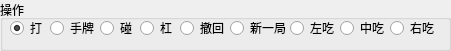
   <widget class="QGroupBox" name="groupBox_4">
    <property name="geometry">
     <rect>
      <x>20</x>
      <y>440</y>
      <width>451</width>
      <height>51</height>
     </rect>
    </property>
    <property name="title">
     <string>操作</string>
    </property>
    <widget class="QRadioButton" name="radioButton_12">
     <property name="geometry">
      <rect>
       <x>230</x>
       <y>20</y>
       <width>61</width>
       <height>16</height>
      </rect>
     </property>
     <property name="text">
      <string>新一局</string>
     </property>
    </widget>
    <widget class="QRadioButton" name="radioButton_9">
     <property name="geometry">
      <rect>
       <x>100</x>
       <y>20</y>
       <width>41</width>
       <height>16</height>
      </rect>
     </property>
     <property name="text">
      <string>碰</string>
     </property>
    </widget>
    <widget class="QRadioButton" name="radioButton_8">
     <property name="geometry">
      <rect>
       <x>50</x>
       <y>20</y>
       <width>51</width>
       <height>16</height>
      </rect>
     </property>
     <property name="text">
      <string>手牌</string>
     </property>
    </widget>
    <widget class="QRadioButton" name="radioButton_11">
     <property name="geometry">
      <rect>
       <x>180</x>
       <y>20</y>
       <width>51</width>
       <height>16</height>
      </rect>
     </property>
     <property name="text">
      <string>撤回</string>
     </property>
    </widget>
    <widget class="QRadioButton" name="radioButton_7">
     <property name="geometry">
      <rect>
       <x>10</x>
       <y>20</y>
       <width>41</width>
       <height>16</height>
      </rect>
     </property>
     <property name="text">
      <string>打</string>
     </property>
     <property name="checked">
      <bool>true</bool>
     </property>
    </widget>
    <widget class="QRadioButton" name="radioButton_10">
     <property name="geometry">
      <rect>
       <x>140</x>
       <y>20</y>
       <width>41</width>
       <height>16</height>
      </rect>
     </property>
     <property name="text">
      <string>杠</string>
     </property>
    </widget>
    <widget class="QRadioButton" name="radioButton_17">
     <property name="geometry">
      <rect>
       <x>290</x>
       <y>20</y>
       <width>51</width>
       <height>16</height>
      </rect>
     </property>
     <property name="text">
      <string>左吃</string>
     </property>
    </widget>
    <widget class="QRadioButton" name="radioButton_18">
     <property name="geometry">
      <rect>
       <x>340</x>
       <y>20</y>
       <width>51</width>
       <height>16</height>
      </rect>
     </property>
     <property name="text">
      <string>中吃</string>
     </property>
    </widget>
    <widget class="QRadioButton" name="radioButton_19">
     <property name="geometry">
      <rect>
       <x>390</x>
       <y>20</y>
       <width>51</width>
       <height>16</height>
      </rect>
     </property>
     <property name="text">
      <string>右吃</string>
     </property>
    </widget>
   </widget>
